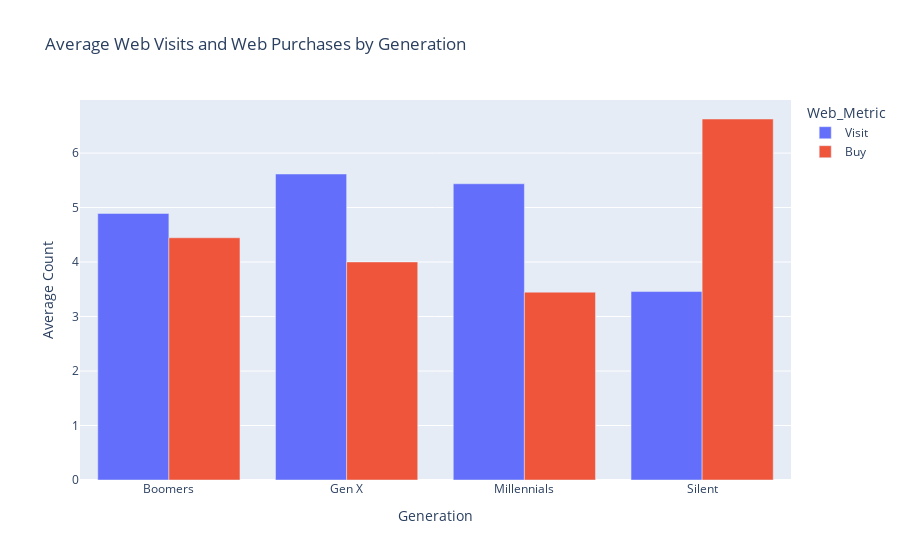

The notebook cell this image was saved under:
### Code cell
# Calculating and comparing the average web visits and web purchases per generation
avg_web_metrics_by_gen = df.groupby('gen')[['web_visits', 'web_buy']].mean().reset_index()
avg_web_metrics_melted = avg_web_metrics_by_gen.melt(
    id_vars=['gen'], 
    value_vars=['web_visits', 'web_buy'],
    var_name='Web_Metric', 
    value_name='Average_Count'
)
avg_web_metrics_melted['Web_Metric'] = avg_web_metrics_melted['Web_Metric'].replace({
    'web_visits': 'Visit',
    'web_buy': 'Buy'
})
fig = px.bar(
    avg_web_metrics_melted, 
    x='gen', 
    y='Average_Count', 
    color='Web_Metric',
    title='Average Web Visits and Web Purchases by Generation',
    barmode='group',
    labels={'Average_Count': 'Average Count', 'gen': 'Generation'}
)
fig.show()

### Figure 1 — Plotly figure (JSON) as saved in the notebook; plotly's stock layout.template omitted (floating-point values rounded to 4 significant figures)
{"data": [{"alignmentgroup": "True", "hovertemplate": "Web_Metric=Visit<br>Generation=%{x}<br>Average Count=%{y}<extra></extra>", "legendgroup": "Visit", "marker": {"color": "#636efa", "pattern": {"shape": ""}}, "name": "Visit", "offsetgroup": "Visit", "orientation": "v", "showlegend": true, "textposition": "auto", "type": "bar", "x": ["Boomers", "Gen X", "Millennials", "Silent"], "xaxis": "x", "y": [4.892, 5.616, 5.436, 3.458], "yaxis": "y"}, {"alignmentgroup": "True", "hovertemplate": "Web_Metric=Buy<br>Generation=%{x}<br>Average Count=%{y}<extra></extra>", "legendgroup": "Buy", "marker": {"color": "#EF553B", "pattern": {"shape": ""}}, "name": "Buy", "offsetgroup": "Buy", "orientation": "v", "showlegend": true, "textposition": "auto", "type": "bar", "x": ["Boomers", "Gen X", "Millennials", "Silent"], "xaxis": "x", "y": [4.445, 4.002, 3.447, 6.625], "yaxis": "y"}], "layout": {"barmode": "group", "legend": {"title": {"text": "Web_Metric"}, "tracegroupgap": 0}, "title": {"text": "Average Web Visits and Web Purchases by Generation"}, "xaxis": {"anchor": "y", "domain": [0, 1], "title": {"text": "Generation"}}, "yaxis": {"anchor": "x", "domain": [0, 1], "title": {"text": "Average Count"}}}}
